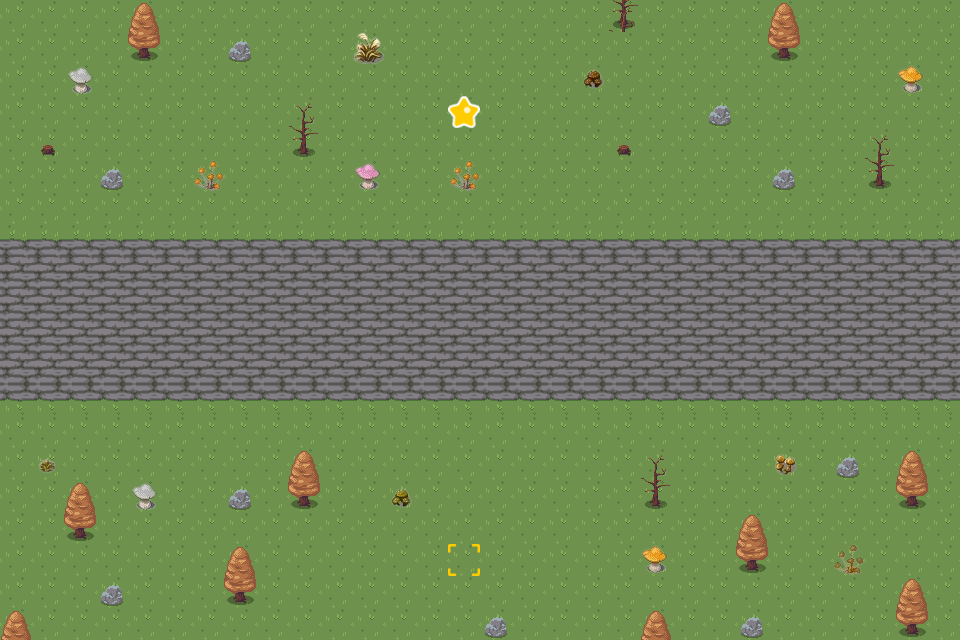

The image is a tile-based game level rendered from a .tmx file. Its description and source (layers, tilesets, objects; grid data summarised) follow:
An orthogonal 30x20 tile map with 32x32 px tiles, 5 tile layers (ete, eteDecor, automne, automneDecor, ...), 4 hidden layers not drawn, 9 tilesets and 6 objects (4x block, 2x other).

<map version="1.10" tiledversion="1.11.0" orientation="orthogonal" renderorder="right-down" width="30" height="20" tilewidth="32" tileheight="32" infinite="0" nextlayerid="17" nextobjectid="9">
 <tileset firstgid="1" source="RPG Nature Tileset.tsx" />
 <tileset firstgid="181" source="RPG Nature Tileset Autumn.tsx" />
 <tileset firstgid="316" source="IceTileset.tsx" />
 <tileset firstgid="496" source="vines_flowered.tsx" />
 <tileset firstgid="505" source="vines_flowered_wall.tsx" />
 <tileset firstgid="514" source="Other.tsx" />
 <tileset firstgid="520" source="Spring.tsx" />
 <tileset firstgid="700" source="Flowers.tsx" />
 <tileset firstgid="956" source="vines_flowered_wall_2.tsx" />
 <group id="11" name="ete">
  <layer id="2" name="ete" width="30" height="20">
   <data>[600 cells, 600 non-empty, 4 distinct tile ids]</data>
  </layer>
  <layer id="5" name="eteDecor" width="30" height="20">
   <data>[600 cells, 59 non-empty, 23 distinct tile ids]</data>
  </layer>
 </group>
 <group id="12" name="automne">
  <layer id="3" name="automne" width="30" height="20">
   <data>[600 cells, 600 non-empty, 4 distinct tile ids]</data>
  </layer>
  <layer id="6" name="automneDecor" width="30" height="20">
   <data>[600 cells, 51 non-empty, 19 distinct tile ids]</data>
  </layer>
 </group>
 <group id="13" name="hiver" visible="0">
  <layer id="4" name="hiver" width="30" height="20">
   <data>[600 cells, 600 non-empty, 2 distinct tile ids]</data>
  </layer>
  <layer id="7" name="hiverDecor" width="30" height="20">
   <data>[600 cells, 47 non-empty, 6 distinct tile ids]</data>
  </layer>
 </group>
 <group id="14" name="printemps" visible="0">
  <layer id="1" name="printemps" width="30" height="20">
   <data>[600 cells, 600 non-empty, 15 distinct tile ids]</data>
  </layer>
  <layer id="9" name="printempsDecor" width="30" height="20">
   <data>[600 cells, 96 non-empty, 18 distinct tile ids]</data>
  </layer>
 </group>
 <group id="16" name="map">
  <layer id="10" name="mapDecor" width="30" height="20">
   <data>[600 cells, 1 non-empty, 1 distinct tile ids]</data>
  </layer>
  <objectgroup id="15" name="mapObj">
   <object id="1" name="win" type="other" x="447.991" y="95.6933" width="32" height="32" />
   <object id="3" name="start" type="other" x="447.91" y="543.835" width="32" height="32" />
   <object id="4" type="block" x="0" y="0" width="1" height="640" />
   <object id="5" type="block" x="959" y="0" width="1" height="640" />
   <object id="6" type="block" x="0" y="0" width="960" height="1" />
   <object id="8" type="block" x="0" y="639" width="960" height="1" />
  </objectgroup>
 </group>
</map>
